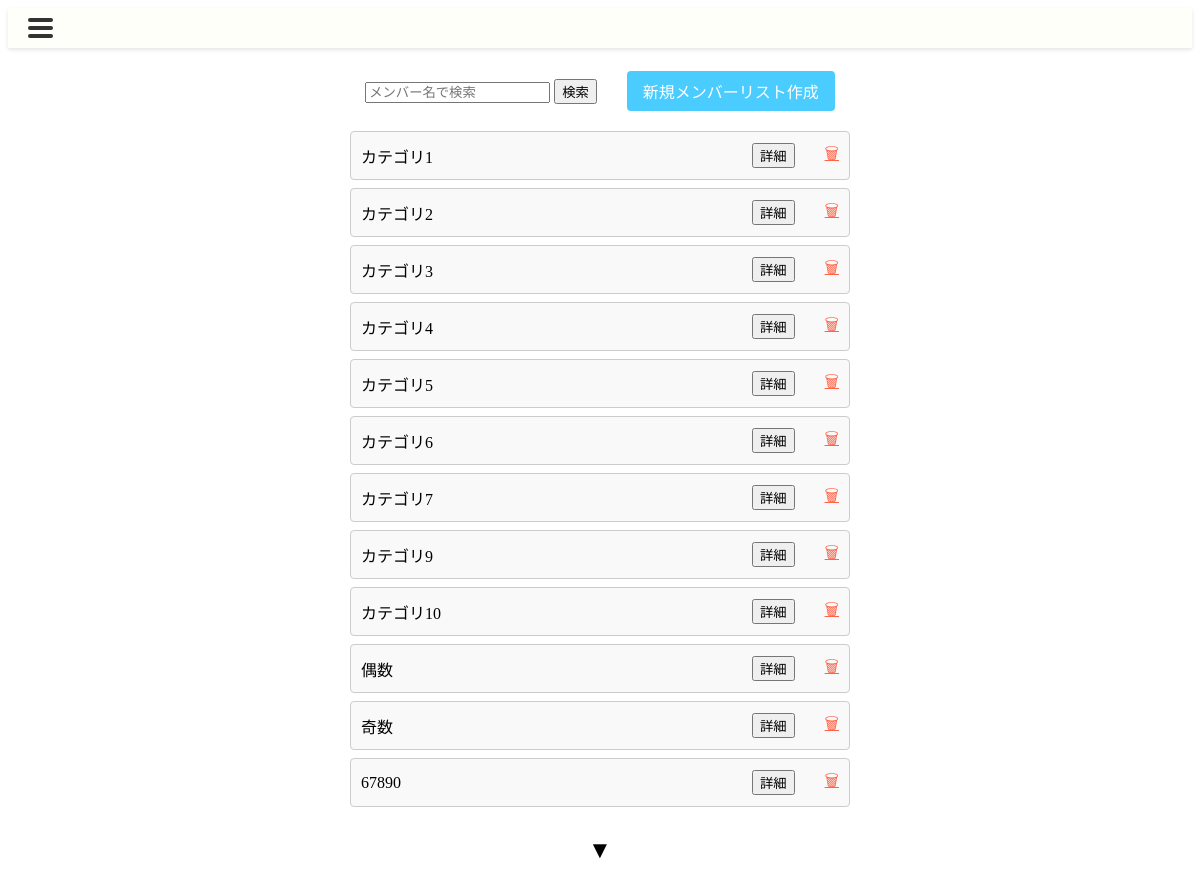
Page /memberlist/ on the earlier database version.
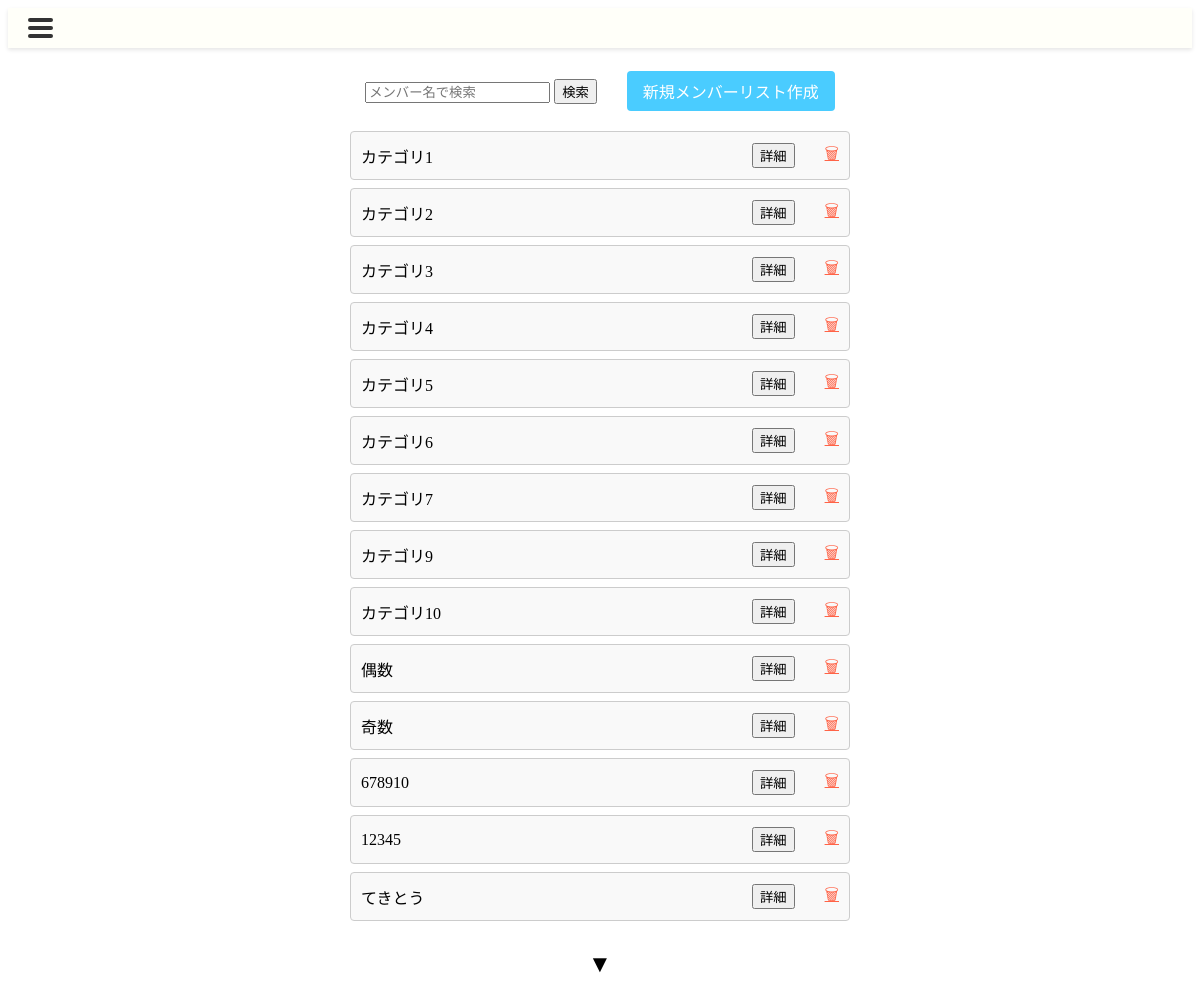
Same page on the later database version.
### canri_app/models.py (models this page shows)
class Category(models.Model):
    category_id = models.AutoField(primary_key=True)
    category_name = models.CharField(max_length=255)
    detail = models.TextField(null=True, blank=True)
    creation_date = models.DateTimeField()
    update_date = models.DateTimeField(null=True, blank=True)
    deletion_date = models.DateTimeField(null=True, blank=True)
    deletion_flag = models.BooleanField(default=False)
    class Meta:
        db_table = 'Category'

### canri_app/views.py (the view, shortened to what this page needs)
# urls.py: path('memberlist/', views.MemberListView.as_view(), name='memberlist'),
class MemberListView(TemplateView):
    template_name = "memberlist.html"
    def get(self, request, *args, **kwargs):
        categories=self.get_queryset()
        context = {
            "categories": categories  # カテゴリー
        }
        return render(request, self.template_name, context)
    def get_queryset(self):
        query = self.request.GET.get('query')
        if query:
            categories = Category.objects.filter(category_name__icontains=query, deletion_flag=False)
        else:
            categories = Category.objects.filter(deletion_flag=False)
        return categories

### canri_app/templates/memberlist.html (shortened to what this page needs)
{% extends 'base2.html' %}
{% load static %}
{% block head %}
<link rel="stylesheet" href="{% static 'css/memberlist.css' %}">
{% endblock %}
{% block content %}
<div class="member-list-container">
    <div class="search-create-bar">
        <form method="GET">
            <input type="search" name="query" value="{{ request.GET.query }}" placeholder="メンバー名で検索"/>
            <button type="submit" class="btn">検索</button>
        </form>
        <a href="{% url 'canri_app:memberlist_make' %}" class="create-member-btn">新規メンバーリスト作成</a>
    </div>
    {% for category in categories %}
    <div class="member-list">
        <div class="member-item">
            <span>{{ category.category_name }}</span>
            <form method="GET" action="{% url 'canri_app:memberlist_edit' category_id=category.category_id %}">
                <button type="submit" class="btn">詳細</button>
            </form>
            <a href="{% url 'canri_app:memberlist_delete' category_id=category.category_id %}" class="delete-btn">&#128465;</a>
        </div>
    </div>
    {% endfor %}
    <div class="pagination">
        <button class="more-btn">&#9660;</button>
    </div>
</div>
{% endblock %}

### canri_app/templates/base2.html (shortened to what this page needs)
<!DOCTYPE html>
<html lang="ja">
<head>
    {% load static %}
    <link rel="stylesheet" href="{% static 'css/styles.css' %}">
    {% block head %}{% endblock %}
</head>
<body>
    <header>
        <nav class="navbar">
            <div class="hamburger-menu" onclick="toggleMenu()">
                <div class="bar"></div>
                <div class="bar"></div>
                <div class="bar"></div>
            </div>
        </nav>
    </header>
    <main>
        {% block content %}{% endblock %}
    </main>
</body>
</html>

### static/css/styles.css (style rules this page uses)
.navbar { display: flex; justify-content: space-between; align-items: center; background-color: #fffff9; padding: 10px 20px; box-shadow: 0 2px 4px rgba(0, 0, 0, 0.1); margin-bottom: 3px; }
.hamburger-menu { display: none; cursor: pointer; flex-direction: column; justify-content: space-between; height: 20px; width: 25px; z-index: 1000; }
.hamburger-menu .bar { height: 4px; background-color: #333; width: 100%; border-radius: 5px; }
@media (max-width: 1200px) { .hamburger-menu { display: flex; } }

### static/css/memberlist.css (style rules this page uses)
.member-list-container { padding: 20px; display: flex; flex-direction: column; align-items: center; }
.search-create-bar { display: flex; align-items: center; gap: 10px; margin-bottom: 20px; }
.create-member-btn { padding: 8px 16px; background-color: #4accff; color: white; border: none; border-radius: 4px; cursor: pointer; text-decoration: none; }
.member-list { width: 100%; max-width: 500px; }
.member-item { display: flex; align-items: center; justify-content: flex-end; padding: 10px; border: 1px solid #ccc; margin-bottom: 8px; border-radius: 4px; background-color: #f9f9f9; }
.member-item span { margin-right: auto; }
.btn { margin-right: 20px; }
.delete-btn { margin-left: 10px; }
.delete-btn { background: none; border: none; color: #ff6347; cursor: pointer; font-size: 16px; }
.pagination { margin-top: 20px; }
.more-btn { background: none; border: none; font-size: 24px; cursor: pointer; }

Differences in the rows shown:
changed Category (number 12 of 14 on the later page): category_name "67890" → "678910"
added Category: category_name "12345"
added Category: category_name "てきとう"
